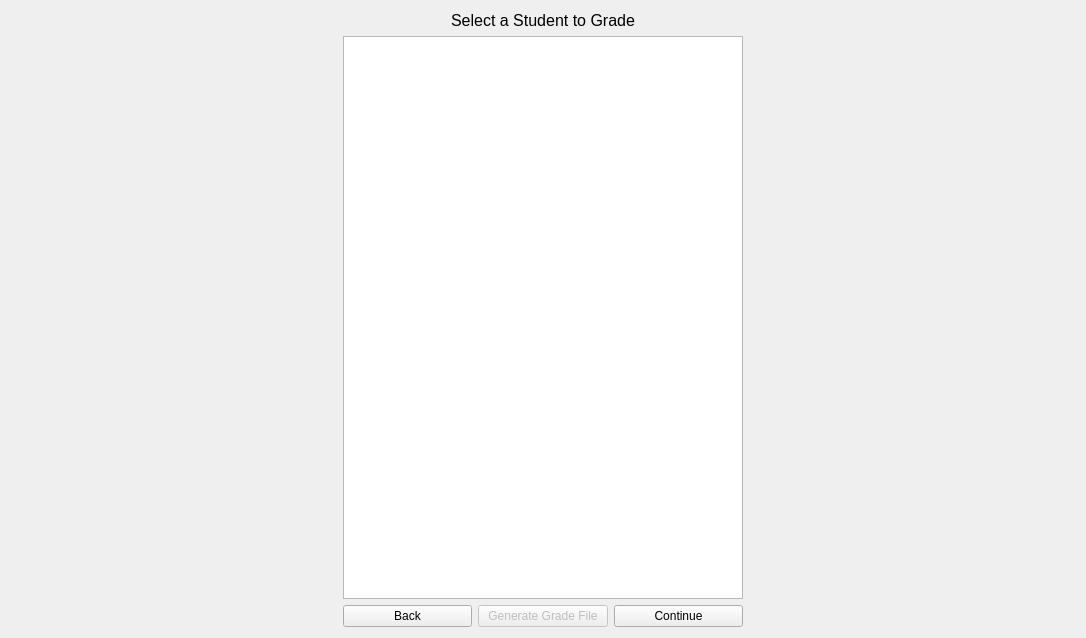
<?xml version="1.0" encoding="UTF-8"?>
<ui version="4.0">
 <class>GradeStudentSelectionScreen</class>
 <widget class="QWidget" name="GradeStudentSelectionScreen">
  <property name="geometry">
   <rect>
    <x>0</x>
    <y>0</y>
    <width>1086</width>
    <height>638</height>
   </rect>
  </property>
  <property name="windowTitle">
   <string>Form</string>
  </property>
  <layout class="QGridLayout" name="gridLayout">
   <item row="2" column="3">
    <widget class="QPushButton" name="continueButton">
     <property name="text">
      <string>Continue</string>
     </property>
    </widget>
   </item>
   <item row="1" column="1" colspan="3">
    <widget class="QListWidget" name="studentList">
     <property name="minimumSize">
      <size>
       <width>400</width>
       <height>0</height>
      </size>
     </property>
    </widget>
   </item>
   <item row="2" column="1">
    <widget class="QPushButton" name="backButton">
     <property name="text">
      <string>Back</string>
     </property>
    </widget>
   </item>
   <item row="1" column="0">
    <spacer name="horizontalSpacer">
     <property name="orientation">
      <enum>Qt::Horizontal</enum>
     </property>
     <property name="sizeHint" stdset="0">
      <size>
       <width>40</width>
       <height>20</height>
      </size>
     </property>
    </spacer>
   </item>
   <item row="1" column="4">
    <spacer name="horizontalSpacer_2">
     <property name="orientation">
      <enum>Qt::Horizontal</enum>
     </property>
     <property name="sizeHint" stdset="0">
      <size>
       <width>40</width>
       <height>20</height>
      </size>
     </property>
    </spacer>
   </item>
   <item row="0" column="1" colspan="3">
    <widget class="QLabel" name="label">
     <property name="font">
      <font>
       <pointsize>12</pointsize>
      </font>
     </property>
     <property name="text">
      <string>Select a Student to Grade</string>
     </property>
     <property name="alignment">
      <set>Qt::AlignCenter</set>
     </property>
    </widget>
   </item>
   <item row="2" column="2">
    <widget class="QPushButton" name="generateGradesButton">
     <property name="enabled">
      <bool>false</bool>
     </property>
     <property name="text">
      <string>Generate Grade File</string>
     </property>
    </widget>
   </item>
  </layout>
 </widget>
 <resources/>
 <connections/>
</ui>
